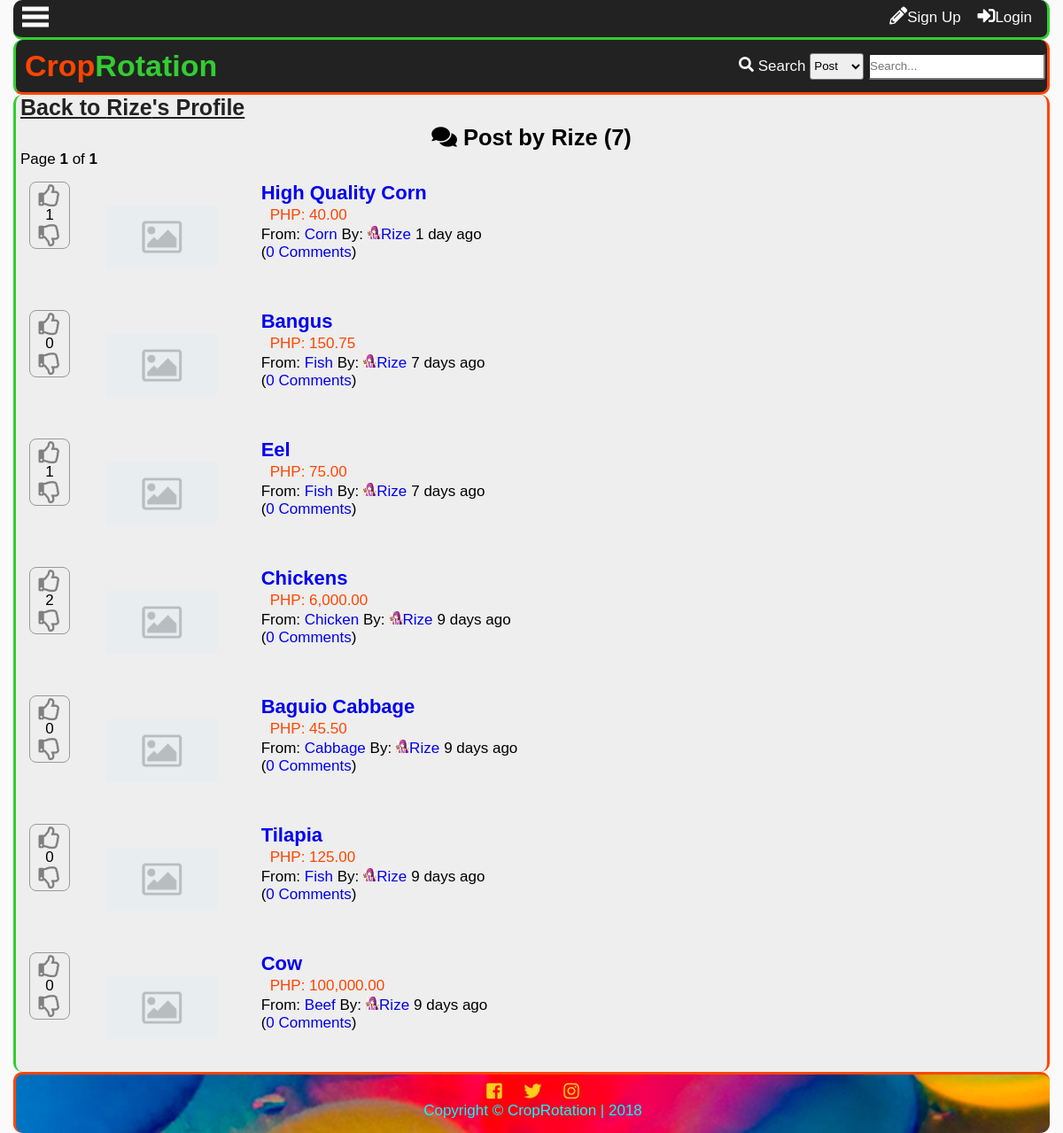
Page /profilepost.php?name=Rize on the committed database.
### tables this page shows
CREATE TABLE `tblpost` (
  `postid` int(11) NOT NULL,
  `forumid` int(11) NOT NULL,
  `title` varchar(150) NOT NULL,
  `datecreated` datetime DEFAULT NULL,
  `description` text NOT NULL,
  `price` decimal(10,2) NOT NULL,
  `img` varchar(150) NOT NULL,
  `starter` int(11) NOT NULL,
  `score` int(11) NOT NULL,
  `views` int(11) NOT NULL,
  `comments` int(11) NOT NULL
);

CREATE TABLE `tblforum` (
  `forumid` int(11) NOT NULL,
  `title` varchar(100) NOT NULL,
  `name` varchar(100) NOT NULL,
  `datecreated` datetime DEFAULT NULL,
  `description` varchar(255) NOT NULL,
  `creator` int(11) NOT NULL,
  `views` int(11) NOT NULL,
  `subscriber` int(11) NOT NULL
);

CREATE TABLE `tbluser` (
  `userid` int(11) NOT NULL,
  `username` varchar(100) NOT NULL,
  `password` varchar(100) NOT NULL,
  `firstname` varchar(100) NOT NULL,
  `middlename` varchar(100) NOT NULL,
  `lastname` varchar(100) NOT NULL,
  `birthday` varchar(20) NOT NULL,
  `datecreated` timestamp NOT NULL DEFAULT '0000-00-00 00:00:00',
  `email` varchar(100) NOT NULL,
  `website` varchar(255) NOT NULL,
  `location` varchar(255) NOT NULL,
  `usertypeid` int(11) NOT NULL,
  `access` int(11) NOT NULL,
  `imgname` varchar(100) NOT NULL,
  `imgtype` varchar(100) NOT NULL,
  `imgpath` varchar(200) NOT NULL,
  `bio` text NOT NULL,
  `is_show_email` tinyint(1) NOT NULL,
  `gender` int(11) NOT NULL,
  `lastupdate` timestamp NOT NULL DEFAULT '0000-00-00 00:00:00',
  `lastonline` timestamp NOT NULL DEFAULT '0000-00-00 00:00:00',
  `profileviews` int(11) NOT NULL
);

### profilepost.php (the view, shortened to what this page needs)
<?php
include'functions.php';
require_once'connection.php';
$name=$_GET['name'];
?>
<!DOCTYPE html>
<html lang="en">
<head>
    <link rel="stylesheet" href="css/style.css">
  	<link rel="stylesheet" href="css/fontawesome-all.css">
</head>
<body>
	<div class="main-container">
		<div class="other-content">
			<h1><a class="btp" href="profile.php?name=<?php echo $name ?>">Back to <?php echo $name ?>'s Profile</a></h1>
<ul id="forum-list">
<?php
$sql="SELECT userid FROM tbluser WHERE username='$name'";
$result=$conn->query($sql);
$row=$result->fetch_object();
$rid=$row->userid;
$sql = "SELECT postid FROM tblpost
	LEFT JOIN tblforum
		ON tblpost.forumid = tblforum.forumid
	LEFT JOIN tbluser
		ON userid = starter
	WHERE starter='$rid'
	ORDER BY postid DESC";
$result=$conn->query($sql);
$rows=$result->num_rows;
$page_rows = 25;
$last = ceil($rows/$page_rows);
$pagenum = 1;
$limit = 'LIMIT ' .($pagenum - 1) * $page_rows .',' .$page_rows;
$sql = "SELECT postid,tblpost.forumid,name,imgpath,tblpost.title,tblpost.datecreated,username,img,price,comments,score FROM tblpost
	LEFT JOIN tblforum
		ON tblpost.forumid = tblforum.forumid
	LEFT JOIN tbluser
		ON userid = starter
	WHERE starter='$rid'
	ORDER BY postid DESC
	$limit";
	$result = $conn->query($sql);
$textline1 = "<i class='fas fa-comments'></i> Post by ".$_GET['name']." (<b>$rows</b>)";
$textline2 = "Page <b>$pagenum</b> of <b>$last</b>";
$paginationCtrls = '';
 echo'<h2>  '.$textline1.'</h2>
  <p>  '.$textline2.' </p>
  <div id="pagination_controls"> '.$paginationCtrls.'</div>';
	while($row=$result->fetch_object()){
		$id = $row->postid;
		$forumid = $row->forumid;
		$forum = $row->name;
		$ptitle = $row->title;
		$name = $row->username;
		$comments = $row->comments;
		$date = $row->datecreated;
		$score = $row->score;
		$flair= $row->imgpath;
		$pimg=$row->img;
		if(!$pimg){
			$pimg='img/noimage.png';
		}
		$price = $row->price;
		echo '<li value="'.$id.'">
 		<div class="forum-post-grid">';
 		if(isset($_SESSION['id'])){
		$sql2 = "SELECT upvoteid FROM tblupvotepost WHERE user='$uid' and post='$id'";
		$result2 = $conn->query($sql2);
		$upvote = $result2->num_rows;
		$sql3 = "SELECT downvoteid FROM tbldownvotepost WHERE user='$uid' and post='$id'";
		$result3 = $conn->query($sql3);
		$downvote = $result3->num_rows;
 		echo'
 		<div class="vote">';
 			if(!$upvote){
 			echo'<div id="up-'.$id.'" style="color:gray;" value="'.$id.'" onclick="upvotepost(this)" class="upvote"><i class="far fa-thumbs-up"></i></div>';
 			}else{
 			echo'<div id="up-'.$id.'" style="color:orangered;" value="'.$id.'" onclick="upvotepost(this)" class="upvote"><i class="far fa-thumbs-up"></i></div>';
 			}
 			if($score<0){
 				$score=0;
 			}
			echo'
			<div id="score-'.$id.'">'.$score.'</div>';
			if(!$downvote){
			echo'
			<div id="down-'.$id.'" style="color:gray;" value="'.$id.'" onclick="downvotepost(this)" class="downvote"><i class="far fa-thumbs-down"></i>
			</div>';
			}else{
			echo'
			<div id="down-'.$id.'" style="color:blue;" value="'.$id.'" onclick="downvotepost(this)" class="downvote"><i class="far fa-thumbs-down"></i>
			</div>';
			}
			echo'
		</div>';
		}else{
			echo'
		<div class="vote">
 			<div class="upvote" style="color:gray;" onclick="showlogin()">
			<i class="far fa-thumbs-up"></i>
			</div>';
 			if($score<0){
 				$score=0;
 			}
			echo'<div>'.$score.'</div>
			<div class="downvote" style="color:gray;" onclick="showlogin()">
			<i class="far fa-thumbs-down"></i>
		</div>
		</div>';
		}
		echo '<div class="post-image">
			<img src='.$pimg.'>
		</div>';
		echo'<div class="post-right">
		<p class="main-forum-title"><a href="reply.php?id='.$forumid.'&thread='.$id.'">'.$ptitle.'</a></p>';
		echo'<div class="price">PHP: '.number_format($price,2).'</div>';
		echo'<div class="second-line">
			<div class="from">
				From: <a href="forums.php?id='.$forumid.'">
				'.$forum.'</a> By:
			</div>
			<div class="by">
				<a href="profile.php?name='.$name.'">
				<p><div class="flair">
					<img src="'.$flair.'">
				</div>'.$name.'</a>
			</div>
			<div class="when">
				'.time_elapsed_string($date).'
			</div>
		</div>
		<div class="com">
			<p>(<a href="reply.php?id='.$forumid.'&thread='.$id.'">'.$comments.' Comments</a>)</p>
		</div>
		</div>
		</div>
		</li>';
	}
?>
			</ul>
		</div>
	</div>
</body>
</html>

### css/style.css (style rules this page uses)
* { padding:0; margin:0; }
:root { --facebookblue:#4267b2; --twitterlogo:#00aced; --lightblue:#c0deed; --sunflower:#ffce1b; --orangered:#FF4500; --magenta:#ff00ff; --lime:#32CD32; --palegreen:#98fb98; --maroon:#800000; --blood-red:#8B0000; --cyan:#00ffff; --primary-color:#FF4500; --secondary-color:#FFAE42; --contrast: #32CD32; --secondary-contrast:#98fb98; --light-color:#fafafa; --dark-color:#222; --gray:#eee; --darkgray:#999; }
body { font-family:'Open-sans',sans-serif; font-size: 17px; background:var(--light-color); }
.main-container { display:grid; grid-template-areas: "subheader" "header" "showcase" "content" "footer"; margin:0px; padding:0 15px 0 15px; }
.other-content { box-sizing: border-box; padding-left:5px; padding-right: 5px; background: var(--gray); min-height:85vh; border-left: 3px solid var(--contrast); border-right: 3px solid var(--primary-color); border-radius: 10px; }
.other-content h1 { float:center; font-size: 25px; }
.other-content h2,.other-content h3 { text-align: center; margin-top: 5px; }
.btp { color:var(--dark-color); }
#forum-list li { list-style: none; padding: 10px; }
.main-forum-title { font-size: 22px; font-weight: bold; }
.forum-post-grid { display: grid; grid-template-columns: 1fr 2fr 10fr; grid-template-areas: "vote pimg post-right" }
.forum-post-grid a { text-decoration: none; }
.vote { grid-area: vote; width: 40px; height: 70px; text-align: center; border: 1px solid var(--darkgray); padding:2px; border-radius: 8px; }
.vote i { font-size: 25px; }
.upvote,.downvote { cursor: pointer; }
.post-image { grid-area: pimg; display: grid; align-items:center; overflow:hidden; width:125px; height:125px; }
.post-image img { max-width: 100%; max-height: 100%; }
.post-right { grid-area: post-right; }
.price { padding:2px 10px; border-radius: 8px; color: var(--primary-color); }
.from,.by,.when { float:left; padding-right: 5px; }
.com { clear:both; float:left; }
.flair { display: inline-block; width: 15px; height: 15px; overflow:hidden; }
.flair img { max-width: 100%; }

### rows in the picture
tblpost: $id 25 (drawn), score "1", title "High Quality Corn", price "40.00", forumid.name "Corn", tbluser.imgpath (picture), tbluser.username "Rize", datecreated "1 day ago", comments "0"
tblpost: $id 15 (drawn), score "0", title "Bangus", price "150.75", forumid.name "Fish", tbluser.imgpath (picture), tbluser.username "Rize", datecreated "7 days ago", comments "0"
tblpost: $id 14 (drawn), score "1", title "Eel", price "75.00", forumid.name "Fish", tbluser.imgpath (picture), tbluser.username "Rize", datecreated "7 days ago", comments "0"
tblpost: $id 4 (drawn), score "2", title "Chickens", price "6,000.00", forumid.name "Chicken", tbluser.imgpath (picture), tbluser.username "Rize", datecreated "9 days ago", comments "0"
tblpost: $id 3 (drawn), score "0", title "Baguio Cabbage", price "45.50", forumid.name "Cabbage", tbluser.imgpath (picture), tbluser.username "Rize", datecreated "9 days ago", comments "0"
tblpost: $id 2 (drawn), score "0", title "Tilapia", price "125.00", forumid.name "Fish", tbluser.imgpath (picture), tbluser.username "Rize", datecreated "9 days ago", comments "0"
tblpost: $id 1 (drawn), score "0", title "Cow", price "100,000.00", forumid.name "Beef", tbluser.imgpath (picture), tbluser.username "Rize", datecreated "9 days ago", comments "0"

### other values in the picture
$name "Rize"
$_GET['name'] "Rize"
$rows "7"
$pagenum "1"
$last "1"
